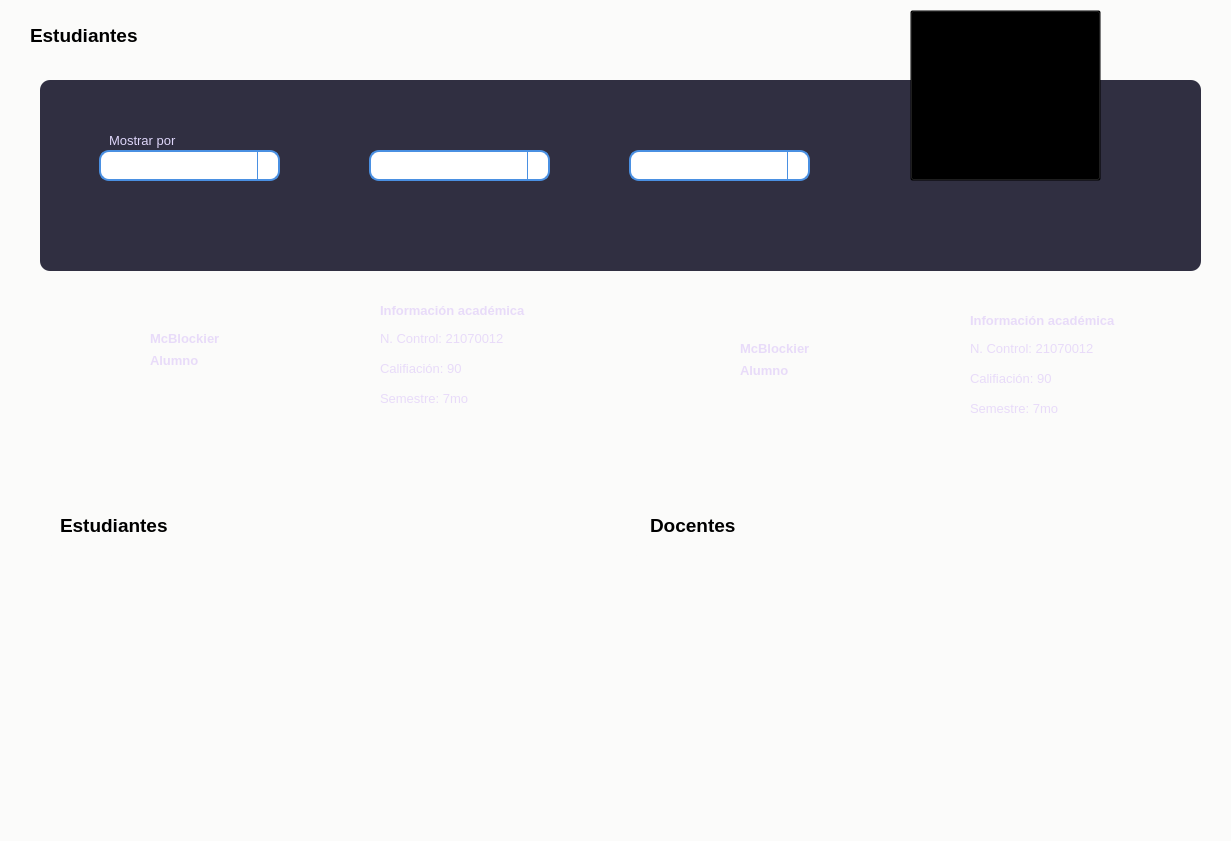
     <widget class="QFrame" name="frameStudents">
      <property name="geometry">
       <rect>
        <x>-1</x>
        <y>0</y>
        <width>1231</width>
        <height>841</height>
       </rect>
      </property>
      <property name="styleSheet">
       <string notr="true">QFrame{
background-color:#fbfbfa;
border-radius:10px;
}</string>
      </property>
      <property name="frameShape">
       <enum>QFrame::StyledPanel</enum>
      </property>
      <property name="frameShadow">
       <enum>QFrame::Raised</enum>
      </property>
      <widget class="QFrame" name="frame_18">
       <property name="geometry">
        <rect>
         <x>40</x>
         <y>80</y>
         <width>1161</width>
         <height>191</height>
        </rect>
       </property>
       <property name="styleSheet">
        <string notr="true">QFrame{
background-color:#302f41;
border-radius:10px;
}</string>
       </property>
       <property name="frameShape">
        <enum>QFrame::StyledPanel</enum>
       </property>
       <property name="frameShadow">
        <enum>QFrame::Raised</enum>
       </property>
       <widget class="QFrame" name="frameSAdmin">
        <property name="geometry">
         <rect>
          <x>29</x>
          <y>30</y>
          <width>781</width>
          <height>101</height>
         </rect>
        </property>
        <property name="frameShape">
         <enum>QFrame::StyledPanel</enum>
        </property>
        <property name="frameShadow">
         <enum>QFrame::Raised</enum>
        </property>
        <widget class="QComboBox" name="comboShowFilter">
         <property name="geometry">
          <rect>
           <x>30</x>
           <y>40</y>
           <width>181</width>
           <height>31</height>
          </rect>
         </property>
         <property name="styleSheet">
          <string notr="true"> QComboBox {
                border: 2px solid #4A90E2;
                border-radius: 10px;
                padding: 1px 18px 1px 3px;
                min-width: 6em;
                background-color: #FFFFFF;
                selection-background-color: #4A90E2;
            }

            QComboBox::drop-down {
                subcontrol-origin: padding;
                subcontrol-position: right;
                width: 20px;
                border-left-width: 1px;
                border-left-color: #4A90E2;
                border-left-style: solid;
                border-top-right-radius: 10px;
                border-bottom-right-radius: 10px;
            }

      </string>
         </property>
         <property name="currentText">
          <string/>
         </property>
        </widget>
        <widget class="QComboBox" name="comboBox_2">
         <property name="geometry">
          <rect>
           <x>300</x>
           <y>40</y>
           <width>181</width>
           <height>31</height>
          </rect>
         </property>
         <property name="styleSheet">
          <string notr="true"> QComboBox {
                border: 2px solid #4A90E2;
                border-radius: 10px;
                padding: 1px 18px 1px 3px;
                min-width: 6em;
                background-color: #FFFFFF;
                selection-background-color: #4A90E2;
            }

            QComboBox::drop-down {
                subcontrol-origin: padding;
                subcontrol-position: right;
                width: 20px;
                border-left-width: 1px;
                border-left-color: #4A90E2;
                border-left-style: solid;
                border-top-right-radius: 10px;
                border-bottom-right-radius: 10px;
            }

      </string>
         </property>
         <property name="currentText">
          <string/>
         </property>
        </widget>
        <widget class="QComboBox" name="comboBox_3">
         <property name="geometry">
          <rect>
           <x>560</x>
           <y>40</y>
           <width>181</width>
           <height>31</height>
          </rect>
         </property>
         <property name="styleSheet">
          <string notr="true"> QComboBox {
                border: 2px solid #4A90E2;
                border-radius: 10px;
                padding: 1px 18px 1px 3px;
                min-width: 6em;
                background-color: #FFFFFF;
                selection-background-color: #4A90E2;
            }

            QComboBox::drop-down {
                subcontrol-origin: padding;
                subcontrol-position: right;
                width: 20px;
                border-left-width: 1px;
                border-left-color: #4A90E2;
                border-left-style: solid;
                border-top-right-radius: 10px;
                border-bottom-right-radius: 10px;
            }

      </string>
         </property>
         <property name="currentText">
          <string/>
         </property>
        </widget>
        <widget class="QLabel" name="label_81">
         <property name="geometry">
          <rect>
           <x>40</x>
           <y>20</y>
           <width>111</width>
           <height>21</height>
          </rect>
         </property>
         <property name="font">
          <font>
           <family>Segoe UI</family>
           <pointsize>10</pointsize>
          </font>
         </property>
         <property name="styleSheet">
          <string notr="true">QLabel{
background-color:transparent;
color:#ded6fa;
}</string>
         </property>
         <property name="text">
          <string>Mostrar por</string>
         </property>
        </widget>
       </widget>
      </widget>
      <widget class="QFrame" name="frame_19">
       <property name="geometry">
        <rect>
         <x>50</x>
         <y>290</y>
         <width>541</width>
         <height>171</height>
        </rect>
       </property>
       <property name="styleSheet">
        <string notr="true">QFrame {
    background: qlineargradient(x1:0, y1:0, x2:0, y2:1,
                                 stop:0 #0068ff,
                                 stop:1 #0068ff);
    border-radius: 15px;
}

QFrame:hover {
    background: qlineargradient(x1:0, y1:0, x2:0, y2:1,
                                 stop:0 #4287f5,
                                 stop:1 #0068ff);
}
</string>
       </property>
       <property name="frameShape">
        <enum>QFrame::StyledPanel</enum>
       </property>
       <property name="frameShadow">
        <enum>QFrame::Raised</enum>
       </property>
       <widget class="QPushButton" name="pushButton_17">
        <property name="geometry">
         <rect>
          <x>20</x>
          <y>20</y>
          <width>71</width>
          <height>71</height>
         </rect>
        </property>
        <property name="styleSheet">
         <string notr="true">QPushButton{
background-color:transparent;
border-radius:30px;

}</string>
        </property>
        <property name="text">
         <string/>
        </property>
        <property name="icon">
         <iconset>
          <normaloff>../Resources/usuario (3).png</normaloff>../Resources/usuario (3).png</iconset>
        </property>
        <property name="iconSize">
         <size>
          <width>70</width>
          <height>78</height>
         </size>
        </property>
       </widget>
       <widget class="QLabel" name="label_75">
        <property name="geometry">
         <rect>
          <x>100</x>
          <y>40</y>
          <width>111</width>
          <height>16</height>
         </rect>
        </property>
        <property name="font">
         <font>
          <family>Segoe UI</family>
          <pointsize>10</pointsize>
          <weight>75</weight>
          <bold>true</bold>
         </font>
        </property>
        <property name="styleSheet">
         <string notr="true">QLabel{
background-color:transparent;
color:#e8dbf9;
}</string>
        </property>
        <property name="text">
         <string>McBlockier</string>
        </property>
       </widget>
       <widget class="QLabel" name="label_76">
        <property name="geometry">
         <rect>
          <x>330</x>
          <y>10</y>
          <width>191</width>
          <height>20</height>
         </rect>
        </property>
        <property name="font">
         <font>
          <family>Segoe UI</family>
          <pointsize>10</pointsize>
          <weight>75</weight>
          <bold>true</bold>
         </font>
        </property>
        <property name="styleSheet">
         <string notr="true">QLabel{
background-color:transparent;
color:#e8dbf9;
}</string>
        </property>
        <property name="text">
         <string>Información académica</string>
        </property>
       </widget>
       <widget class="QLabel" name="label_77">
        <property name="geometry">
         <rect>
          <x>330</x>
          <y>40</y>
          <width>191</width>
          <height>16</height>
         </rect>
        </property>
        <property name="font">
         <font>
          <family>Segoe UI</family>
          <pointsize>10</pointsize>
         </font>
        </property>
        <property name="styleSheet">
         <string notr="true">QLabel{
background-color:transparent;
color:#e8dbf9;
}</string>
        </property>
        <property name="text">
         <string>N. Control: 21070012</string>
        </property>
       </widget>
       <widget class="QLabel" name="label_79">
        <property name="geometry">
         <rect>
          <x>330</x>
          <y>70</y>
          <width>191</width>
          <height>16</height>
         </rect>
        </property>
        <property name="font">
         <font>
          <family>Segoe UI</family>
          <pointsize>10</pointsize>
         </font>
        </property>
        <property name="styleSheet">
         <string notr="true">QLabel{
background-color:transparent;
color:#e8dbf9;
}</string>
        </property>
        <property name="text">
         <string>Califiación: 90</string>
        </property>
       </widget>
       <widget class="QLabel" name="label_80">
        <property name="geometry">
         <rect>
          <x>100</x>
          <y>60</y>
          <width>111</width>
          <height>20</height>
         </rect>
        </property>
        <property name="font">
         <font>
          <family>Segoe UI</family>
          <pointsize>10</pointsize>
          <weight>75</weight>
          <bold>true</bold>
         </font>
        </property>
        <property name="styleSheet">
         <string notr="true">QLabel{
background-color:transparent;
color:#e8dbf9;
}</string>
        </property>
        <property name="text">
         <string>Alumno</string>
        </property>
       </widget>
       <widget class="QLabel" name="label_82">
        <property name="geometry">
         <rect>
          <x>330</x>
          <y>100</y>
          <width>191</width>
          <height>16</height>
         </rect>
        </property>
        <property name="font">
         <font>
          <family>Segoe UI</family>
          <pointsize>10</pointsize>
         </font>
        </property>
        <property name="styleSheet">
         <string notr="true">QLabel{
background-color:transparent;
color:#e8dbf9;
}</string>
        </property>
        <property name="text">
         <string>Semestre: 7mo</string>
        </property>
       </widget>
      </widget>
      <widget class="QFrame" name="frame_20">
       <property name="geometry">
        <rect>
         <x>640</x>
         <y>290</y>
         <width>561</width>
         <height>171</height>
        </rect>
       </property>
       <property name="styleSheet">
        <string notr="true">QFrame {
    background: qlineargradient(x1:0, y1:0, x2:0, y2:1,
                                 stop:0 #0068ff,
                                 stop:1 #0068ff);
    border-radius: 15px;
}

QFrame:hover {
    background: qlineargradient(x1:0, y1:0, x2:0, y2:1,
                                 stop:0 #4287f5,
                                 stop:1 #0068ff);
}
</string>
       </property>
       <property name="frameShape">
        <enum>QFrame::StyledPanel</enum>
       </property>
       <property name="frameShadow">
        <enum>QFrame::Raised</enum>
       </property>
       <widget class="QLabel" name="label_78">
        <property name="geometry">
         <rect>
          <x>330</x>
          <y>20</y>
          <width>191</width>
          <height>20</height>
         </rect>
        </property>
        <property name="font">
         <font>
          <family>Segoe UI</family>
          <pointsize>10</pointsize>
          <weight>75</weight>
          <bold>true</bold>
         </font>
        </property>
        <property name="styleSheet">
         <string notr="true">QLabel{
background-color:transparent;
color:#e8dbf9;
}</string>
        </property>
        <property name="text">
         <string>Información académica</string>
        </property>
       </widget>
       <widget class="QLabel" name="label_83">
        <property name="geometry">
         <rect>
          <x>330</x>
          <y>110</y>
          <width>191</width>
          <height>16</height>
         </rect>
        </property>
        <property name="font">
         <font>
          <family>Segoe UI</family>
          <pointsize>10</pointsize>
         </font>
        </property>
        <property name="styleSheet">
         <string notr="true">QLabel{
background-color:transparent;
color:#e8dbf9;
}</string>
        </property>
        <property name="text">
         <string>Semestre: 7mo</string>
        </property>
       </widget>
       <widget class="QPushButton" name="pushButton_49">
        <property name="geometry">
         <rect>
          <x>20</x>
          <y>30</y>
          <width>71</width>
          <height>71</height>
         </rect>
        </property>
        <property name="styleSheet">
         <string notr="true">QPushButton{
background-color:transparent;
border-radius:30px;

}</string>
        </property>
        <property name="text">
         <string/>
        </property>
        <property name="icon">
         <iconset>
          <normaloff>../Resources/usuario (3).png</normaloff>../Resources/usuario (3).png</iconset>
        </property>
        <property name="iconSize">
         <size>
          <width>70</width>
          <height>78</height>
         </size>
        </property>
       </widget>
       <widget class="QLabel" name="label_84">
        <property name="geometry">
         <rect>
          <x>100</x>
          <y>50</y>
          <width>111</width>
          <height>16</height>
         </rect>
        </property>
        <property name="font">
         <font>
          <family>Segoe UI</family>
          <pointsize>10</pointsize>
          <weight>75</weight>
          <bold>true</bold>
         </font>
        </property>
        <property name="styleSheet">
         <string notr="true">QLabel{
background-color:transparent;
color:#e8dbf9;
}</string>
        </property>
        <property name="text">
         <string>McBlockier</string>
        </property>
       </widget>
       <widget class="QLabel" name="label_85">
        <property name="geometry">
         <rect>
          <x>100</x>
          <y>70</y>
          <width>111</width>
          <height>20</height>
         </rect>
        </property>
        <property name="font">
         <font>
          <family>Segoe UI</family>
          <pointsize>10</pointsize>
          <weight>75</weight>
          <bold>true</bold>
         </font>
        </property>
        <property name="styleSheet">
         <string notr="true">QLabel{
background-color:transparent;
color:#e8dbf9;
}</string>
        </property>
        <property name="text">
         <string>Alumno</string>
        </property>
       </widget>
       <widget class="QLabel" name="label_86">
        <property name="geometry">
         <rect>
          <x>330</x>
          <y>50</y>
          <width>191</width>
          <height>16</height>
         </rect>
        </property>
        <property name="font">
         <font>
          <family>Segoe UI</family>
          <pointsize>10</pointsize>
         </font>
        </property>
        <property name="styleSheet">
         <string notr="true">QLabel{
background-color:transparent;
color:#e8dbf9;
}</string>
        </property>
        <property name="text">
         <string>N. Control: 21070012</string>
        </property>
       </widget>
       <widget class="QLabel" name="label_87">
        <property name="geometry">
         <rect>
          <x>330</x>
          <y>80</y>
          <width>191</width>
          <height>16</height>
         </rect>
        </property>
        <property name="font">
         <font>
          <family>Segoe UI</family>
          <pointsize>10</pointsize>
         </font>
        </property>
        <property name="styleSheet">
         <string notr="true">QLabel{
background-color:transparent;
color:#e8dbf9;
}</string>
        </property>
        <property name="text">
         <string>Califiación: 90</string>
        </property>
       </widget>
      </widget>
      <widget class="QLabel" name="label_74">
       <property name="geometry">
        <rect>
         <x>30</x>
         <y>20</y>
         <width>161</width>
         <height>31</height>
        </rect>
       </property>
       <property name="font">
        <font>
         <family>Segoe UI</family>
         <pointsize>14</pointsize>
         <weight>75</weight>
         <bold>true</bold>
        </font>
       </property>
       <property name="text">
        <string>Estudiantes</string>
       </property>
      </widget>
      <widget class="QPushButton" name="pushButton_3">
       <property name="geometry">
        <rect>
         <x>910</x>
         <y>10</y>
         <width>191</width>
         <height>171</height>
        </rect>
       </property>
       <property name="styleSheet">
        <string notr="true">QPushButton{
background-color:transparent;

}</string>
       </property>
       <property name="text">
        <string/>
       </property>
       <property name="icon">
        <iconset>
         <normaloff>../Resources/investigacion.png</normaloff>../Resources/investigacion.png</iconset>
       </property>
       <property name="iconSize">
        <size>
         <width>190</width>
         <height>256</height>
        </size>
       </property>
      </widget>
      <widget class="QTableWidget" name="tableUsers">
       <property name="geometry">
        <rect>
         <x>50</x>
         <y>550</y>
         <width>551</width>
         <height>281</height>
        </rect>
       </property>
       <property name="styleSheet">
        <string notr="true">
 QScrollArea {
                border: none;
            }
            QScrollBar:vertical {
                border: none;
                background: transparent;
                width: 5px;
                margin: 0px 0px 0px 0px;
            }
            QScrollBar::handle:vertical {
                background: #888888;
                min-height: 20px;
                border-radius: 2px;
            }
            QScrollBar::add-line:vertical {
                border: none;
                background: transparent;
                height: 0px;
                subcontrol-position: bottom;
                subcontrol-origin: margin;
            }
            QScrollBar::sub-line:vertical {
                border: none;
                background: transparent;
                height: 0px;
                subcontrol-position: top;
                subcontrol-origin: margin;
            }
            QScrollBar::up-arrow:vertical, QScrollBar::down-arrow:vertical {
                background: transparent;
                border: none;
                width: 0px;
                height: 0px;
            }
            QScrollBar::add-page:vertical, QScrollBar::sub-page:vertical {
                background: none;
            }</string>
       </property>
      </widget>
      <widget class="QTableWidget" name="tableTeacher">
       <property name="geometry">
        <rect>
         <x>635</x>
         <y>550</y>
         <width>571</width>
         <height>281</height>
        </rect>
       </property>
       <property name="styleSheet">
        <string notr="true">

 QScrollArea {
                border: none;
            }
            QScrollBar:vertical {
                border: none;
                background: transparent;
                width: 5px;
                margin: 0px 0px 0px 0px;
            }
            QScrollBar::handle:vertical {
                background: #888888;
                min-height: 20px;
                border-radius: 2px;
            }
            QScrollBar::add-line:vertical {
                border: none;
                background: transparent;
                height: 0px;
                subcontrol-position: bottom;
                subcontrol-origin: margin;
            }
            QScrollBar::sub-line:vertical {
                border: none;
                background: transparent;
                height: 0px;
                subcontrol-position: top;
                subcontrol-origin: margin;
            }
            QScrollBar::up-arrow:vertical, QScrollBar::down-arrow:vertical {
                background: transparent;
                border: none;
                width: 0px;
                height: 0px;
            }
            QScrollBar::add-page:vertical, QScrollBar::sub-page:vertical {
                background: none;
            }</string>
       </property>
      </widget>
      <widget class="QPushButton" name="pushButton_27">
       <property name="geometry">
        <rect>
         <x>560</x>
         <y>500</y>
         <width>32</width>
         <height>32</height>
        </rect>
       </property>
       <property name="cursor">
        <cursorShape>PointingHandCursor</cursorShape>
       </property>
       <property name="styleSheet">
        <string notr="true">QPushButton{
background-color:transparent;
border:none;
border-radius:10px;
}</string>
       </property>
       <property name="text">
        <string/>
       </property>
       <property name="icon">
        <iconset>
         <normaloff>../Resources/agregar.png</normaloff>../Resources/agregar.png</iconset>
       </property>
       <property name="iconSize">
        <size>
         <width>32</width>
         <height>32</height>
        </size>
       </property>
      </widget>
      <widget class="QPushButton" name="pushButton_28">
       <property name="geometry">
        <rect>
         <x>490</x>
         <y>500</y>
         <width>32</width>
         <height>32</height>
        </rect>
       </property>
       <property name="cursor">
        <cursorShape>PointingHandCursor</cursorShape>
       </property>
       <property name="styleSheet">
        <string notr="true">QPushButton{
background-color:transparent;
border:none;
border-radius:10px;
}</string>
       </property>
       <property name="text">
        <string/>
       </property>
       <property name="icon">
        <iconset>
         <normaloff>../Resources/menos.png</normaloff>../Resources/menos.png</iconset>
       </property>
       <property name="iconSize">
        <size>
         <width>30</width>
         <height>32</height>
        </size>
       </property>
      </widget>
      <widget class="QPushButton" name="pushButton_30">
       <property name="geometry">
        <rect>
         <x>1170</x>
         <y>510</y>
         <width>32</width>
         <height>32</height>
        </rect>
       </property>
       <property name="cursor">
        <cursorShape>PointingHandCursor</cursorShape>
       </property>
       <property name="styleSheet">
        <string notr="true">QPushButton{
background-color:transparent;
border:none;
border-radius:10px;
}</string>
       </property>
       <property name="text">
        <string/>
       </property>
       <property name="icon">
        <iconset>
         <normaloff>../Resources/agregar.png</normaloff>../Resources/agregar.png</iconset>
       </property>
       <property name="iconSize">
        <size>
         <width>32</width>
         <height>32</height>
        </size>
       </property>
      </widget>
      <widget class="QPushButton" name="pushButton_48">
       <property name="geometry">
        <rect>
         <x>1100</x>
         <y>510</y>
         <width>32</width>
         <height>32</height>
        </rect>
       </property>
       <property name="cursor">
        <cursorShape>PointingHandCursor</cursorShape>
       </property>
       <property name="styleSheet">
        <string notr="true">QPushButton{
background-color:transparent;
border:none;
border-radius:10px;
}</string>
       </property>
       <property name="text">
        <string/>
       </property>
       <property name="icon">
        <iconset>
         <normaloff>../Resources/menos.png</normaloff>../Resources/menos.png</iconset>
       </property>
       <property name="iconSize">
        <size>
         <width>30</width>
         <height>32</height>
        </size>
       </property>
      </widget>
      <widget class="QLabel" name="label_88">
       <property name="geometry">
        <rect>
         <x>60</x>
         <y>510</y>
         <width>161</width>
         <height>31</height>
        </rect>
       </property>
       <property name="font">
        <font>
         <family>Segoe UI</family>
         <pointsize>14</pointsize>
         <weight>75</weight>
         <bold>true</bold>
        </font>
       </property>
       <property name="text">
        <string>Estudiantes</string>
       </property>
      </widget>
      <widget class="QLabel" name="label_89">
       <property name="geometry">
        <rect>
         <x>650</x>
         <y>510</y>
         <width>161</width>
         <height>31</height>
        </rect>
       </property>
       <property name="font">
        <font>
         <family>Segoe UI</family>
         <pointsize>14</pointsize>
         <weight>75</weight>
         <bold>true</bold>
        </font>
       </property>
       <property name="text">
        <string>Docentes</string>
       </property>
      </widget>
     </widget>
